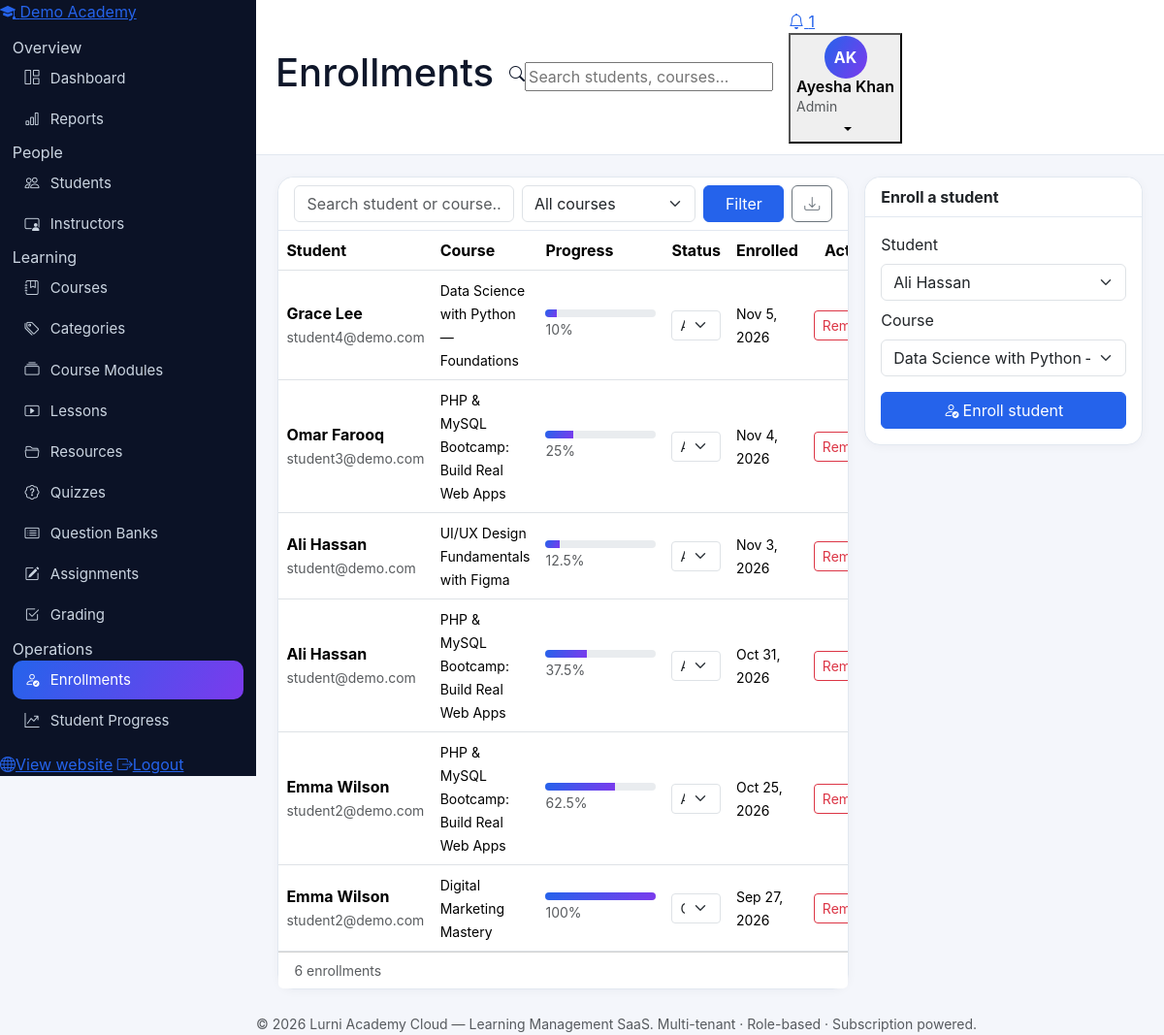
The app's page /admin/enrollments.php (signed in) with its own data.
### tables this page shows
CREATE TABLE tenants (
  id INT UNSIGNED AUTO_INCREMENT PRIMARY KEY,
  name VARCHAR(160) NOT NULL,
  slug VARCHAR(160) NOT NULL UNIQUE,
  org_type ENUM('academy','school','university','training_center','individual') NOT NULL DEFAULT 'academy',
  email VARCHAR(190) NULL,
  phone VARCHAR(40) NULL,
  website VARCHAR(190) NULL,
  country VARCHAR(80) NULL,
  logo VARCHAR(255) NULL,
  status ENUM('active','suspended','cancelled') NOT NULL DEFAULT 'active',
  created_at DATETIME NOT NULL DEFAULT CURRENT_TIMESTAMP,
  updated_at DATETIME NOT NULL DEFAULT CURRENT_TIMESTAMP ON UPDATE CURRENT_TIMESTAMP
);

CREATE TABLE enrollments (
  id INT UNSIGNED AUTO_INCREMENT PRIMARY KEY,
  tenant_id INT UNSIGNED NOT NULL,
  student_id INT UNSIGNED NOT NULL,
  course_id INT UNSIGNED NOT NULL,
  progress_percent DECIMAL(5,2) NOT NULL DEFAULT 0,
  status ENUM('active','completed','cancelled','pending') NOT NULL DEFAULT 'active',
  source VARCHAR(30) NOT NULL DEFAULT 'self',
  enrolled_at DATETIME NOT NULL DEFAULT CURRENT_TIMESTAMP,
  completed_at DATETIME NULL,
  last_accessed_at DATETIME NULL,
  UNIQUE KEY uq_enroll (student_id, course_id),
  INDEX idx_enroll_tenant (tenant_id),
  CONSTRAINT fk_enroll_tenant FOREIGN KEY (tenant_id) REFERENCES tenants(id) ON DELETE CASCADE,
  CONSTRAINT fk_enroll_student FOREIGN KEY (student_id) REFERENCES students(id) ON DELETE CASCADE,
  CONSTRAINT fk_enroll_course FOREIGN KEY (course_id) REFERENCES courses(id) ON DELETE CASCADE
);

CREATE TABLE users (
  id INT UNSIGNED AUTO_INCREMENT PRIMARY KEY,
  tenant_id INT UNSIGNED NULL,
  name VARCHAR(120) NOT NULL,
  email VARCHAR(190) NOT NULL UNIQUE,
  password_hash VARCHAR(255) NOT NULL,
  role ENUM('super_admin','admin','instructor','student') NOT NULL DEFAULT 'student',
  status ENUM('active','pending','suspended') NOT NULL DEFAULT 'active',
  avatar VARCHAR(255) NULL,
  phone VARCHAR(40) NULL,
  email_verified_at DATETIME NULL,
  verification_token VARCHAR(120) NULL,
  activation_token VARCHAR(120) NULL,
  two_factor_secret VARCHAR(120) NULL,
  remember_token VARCHAR(64) NULL,
  failed_attempts TINYINT UNSIGNED NOT NULL DEFAULT 0,
  locked_until DATETIME NULL,
  last_login_at DATETIME NULL,
  created_at DATETIME NOT NULL DEFAULT CURRENT_TIMESTAMP,
  updated_at DATETIME NOT NULL DEFAULT CURRENT_TIMESTAMP ON UPDATE CURRENT_TIMESTAMP,
  INDEX idx_users_tenant (tenant_id),
  INDEX idx_users_role (role),
  CONSTRAINT fk_users_tenant FOREIGN KEY (tenant_id) REFERENCES tenants(id) ON DELETE CASCADE
);

CREATE TABLE courses (
  id INT UNSIGNED AUTO_INCREMENT PRIMARY KEY,
  tenant_id INT UNSIGNED NOT NULL,
  instructor_id INT UNSIGNED NULL,
  category_id INT UNSIGNED NULL,
  title VARCHAR(190) NOT NULL,
  slug VARCHAR(190) NOT NULL,
  subtitle VARCHAR(255) NULL,
  description TEXT NULL,
  objectives TEXT NULL,
  requirements TEXT NULL,
  thumbnail VARCHAR(255) NULL,
  level ENUM('beginner','intermediate','advanced','all_levels') NOT NULL DEFAULT 'beginner',
  price DECIMAL(10,2) NOT NULL DEFAULT 0,
  old_price DECIMAL(10,2) NULL,
  language VARCHAR(60) NOT NULL DEFAULT 'English',
  rating DECIMAL(3,2) NOT NULL DEFAULT 0,
  status ENUM('draft','published','archived') NOT NULL DEFAULT 'draft',
  approval_status ENUM('pending','approved','rejected') NOT NULL DEFAULT 'approved',
  visibility ENUM('public','unlisted','private') NOT NULL DEFAULT 'public',
  is_featured TINYINT(1) NOT NULL DEFAULT 0,
  duration_minutes INT UNSIGNED NOT NULL DEFAULT 0,
  created_at DATETIME NOT NULL DEFAULT CURRENT_TIMESTAMP,
  updated_at DATETIME NOT NULL DEFAULT CURRENT_TIMESTAMP ON UPDATE CURRENT_TIMESTAMP,
  UNIQUE KEY uq_course_tenant_slug (tenant_id, slug),
  INDEX idx_course_tenant_status (tenant_id, status),
  CONSTRAINT fk_course_tenant FOREIGN KEY (tenant_id) REFERENCES tenants(id) ON DELETE CASCADE,
  CONSTRAINT fk_course_instructor FOREIGN KEY (instructor_id) REFERENCES instructors(id) ON DELETE SET NULL,
  CONSTRAINT fk_course_category FOREIGN KEY (category_id) REFERENCES categories(id) ON DELETE SET NULL
);

### includes/functions.php (called while the page is built, shortened)
<?php
function e(?string $v): string { return htmlspecialchars($v ?? '', ENT_QUOTES, 'UTF-8'); }
function getp(string $key, string $default = ''): string { return trim((string)($_GET[$key] ?? $default)); }
function current_user(): ?array { return $_SESSION['user'] ?? null; }
function paginate(int $total, int $perPage = 10): array {
    $page = max(1, (int)($_GET['page'] ?? 1));
    $pages = max(1, (int)ceil($total / $perPage));
    return ['page' => $page, 'pages' => $pages, 'offset' => ($page - 1) * $perPage, 'per' => $perPage];
}

### includes/auth.php (called while the page is built, shortened)
<?php
require_once __DIR__ . '/functions.php';
function role_home(string $role): string {
    return match ($role) {
        'super_admin' => '/super-admin/index.php',
        'admin'       => '/admin/dashboard.php',
        'instructor'  => '/instructor/dashboard.php',
        'student'     => '/student/dashboard.php',
        default       => '/index.php',
    };
}

### admin/enrollments.php (the view, shortened to what this page needs)
<?php
require_once __DIR__ . '/../includes/auth.php';
$pdo = db(); check_tenant_active($pdo);
$tid = require_tenant();
$pageTitle = 'Enrollments'; $active = 'enrollments';
$q = getp('q'); $courseF = (int)($_GET['course_id'] ?? 0);
$where = ['en.tenant_id=?']; $args = [$tid];
$s = $pdo->prepare('SELECT COUNT(*) FROM enrollments en JOIN students st ON st.id=en.student_id JOIN users u ON u.id=st.user_id JOIN courses c ON c.id=en.course_id WHERE ' . implode(' AND ', $where));
$s->execute($args); $total = (int)$s->fetchColumn();
$pg = paginate($total, 12);
$s = $pdo->prepare("SELECT en.*, u.name AS student_name, u.email, c.title AS course_title FROM enrollments en
    JOIN students st ON st.id=en.student_id JOIN users u ON u.id=st.user_id JOIN courses c ON c.id=en.course_id
    WHERE " . implode(' AND ', $where) . " ORDER BY en.enrolled_at DESC LIMIT {$pg['per']} OFFSET {$pg['offset']}");
$s->execute($args); $rows = $s->fetchAll();
$students = $pdo->prepare('SELECT st.id, u.name FROM students st JOIN users u ON u.id=st.user_id WHERE st.tenant_id=? ORDER BY u.name');
$students->execute([$tid]); $students = $students->fetchAll();
$courses = $pdo->prepare('SELECT id, title FROM courses WHERE tenant_id=? ORDER BY title');
$courses->execute([$tid]); $courses = $courses->fetchAll();
require __DIR__ . '/../includes/header.php';
?>
<div class="row g-3">
  <div class="col-xl-8"><div class="card">
    <div class="card-header bg-white"><form class="row g-2" method="get">
      <div class="col-md-5"><input class="form-control" name="q" value="<?= e($q) ?>" placeholder="Search student or course…"></div>
      <div class="col-md-4"><select class="form-select" name="course_id"><option value="">All courses</option>
        <?php foreach ($courses as $c): ?><option value="<?= (int)$c['id'] ?>" <?= $courseF === (int)$c['id'] ? 'selected' : '' ?>><?= e($c['title']) ?></option><?php endforeach; ?></select></div>
      <div class="col-md-3 d-flex gap-2"><button class="btn btn-primary flex-grow-1">Filter</button>
      <a class="btn btn-outline-secondary" href="?export=csv&q=<?= e($q) ?>&course_id=<?= $courseF ?>"><i class="bi bi-download"></i></a></div>
    </form></div>
    <div class="table-responsive"><table class="table table-hover align-middle mb-0">
      <thead><tr><th>Student</th><th>Course</th><th>Progress</th><th>Status</th><th>Enrolled</th><th class="text-end">Actions</th></tr></thead><tbody>
      <?php foreach ($rows as $r): ?>
      <tr><td><strong><?= e($r['student_name']) ?></strong><br><small class="text-muted"><?= e($r['email']) ?></small></td>
        <td><small><?= e($r['course_title']) ?></small></td>
        <td style="min-width:130px"><div class="progress progress-slim"><div class="progress-bar" style="width:<?= (float)$r['progress_percent'] ?>%"></div></div><small class="text-muted"><?= (float)$r['progress_percent'] ?>%</small></td>
        <td><form method="post" class="d-inline"><?= csrf_field() ?><input type="hidden" name="action" value="status"><input type="hidden" name="id" value="<?= (int)$r['id'] ?>">
          <select class="form-select form-select-sm" name="status" onchange="this.form.submit()"><?php foreach (['active', 'completed', 'cancelled'] as $st): ?><option value="<?= $st ?>" <?= $r['status'] === $st ? 'selected' : '' ?>><?= ucfirst($st) ?></option><?php endforeach; ?></select></form></td>
        <td><small><?= e(date('M j, Y', strtotime($r['enrolled_at']))) ?></small></td>
        <td class="text-end"><form method="post" class="d-inline" onsubmit="return confirm('Remove this enrollment?')"><button class="btn btn-sm btn-outline-danger">Remove</button></form></td></tr>
      <?php endforeach; ?>
      </tbody></table></div>
    <div class="card-footer bg-white d-flex justify-content-between"><small class="text-muted"><?= $total ?> enrollments</small><?= pagination_html($pg, '?' . http_build_query(['q' => $q, 'course_id' => $courseF])) ?></div>
  </div></div>
  <div class="col-xl-4"><div class="card"><div class="card-header bg-white fw-bold">Enroll a student</div><div class="card-body">
    <form method="post"><?= csrf_field() ?><input type="hidden" name="action" value="enroll">
      <div class="mb-2"><label class="form-label">Student</label><select class="form-select" name="student_id" required>
        <?php foreach ($students as $st): ?><option value="<?= (int)$st['id'] ?>"><?= e($st['name']) ?></option><?php endforeach; ?></select></div>
      <div class="mb-3"><label class="form-label">Course</label><select class="form-select" name="course_id" required>
        <?php foreach ($courses as $c): ?><option value="<?= (int)$c['id'] ?>"><?= e($c['title']) ?></option><?php endforeach; ?></select></div>
      <button class="btn btn-primary w-100"><i class="bi bi-person-check me-1"></i>Enroll student</button>
    </form></div></div></div>
</div>
<?php require __DIR__ . '/../includes/footer.php'; ?>

### includes/sidebar.php (shortened to what this page needs)
<?php
$u = current_user();
$role = $u['role'] ?? 'student';
$active = $active ?? '';
$tenantName = $tenantName ?? APP_NAME;
$items = $menus[$role] ?? $menus['student'];
?>
<aside class="sidebar" id="appSidebar">
  <a class="sidebar-brand" href="<?= e(role_home($role)) ?>">
    <span class="brand-mark"><i class="bi bi-mortarboard-fill"></i></span>
    <span class="brand-text"><?= e($tenantName) ?></span>
  </a>
  <nav class="sidebar-nav">
    <?php foreach ($items as $item): ?>
      <?php if (isset($item['section'])): ?>
        <div class="nav-section"><?= e($item['section']) ?></div>
      <?php else: ?>
        <a class="nav-link-app <?= $active === $item['key'] ? 'active' : '' ?>" href="<?= e($item['href']) ?>">
          <i class="bi <?= e($item['icon']) ?>"></i><span><?= e($item['label']) ?></span>
        </a>
      <?php endif; ?>
    <?php endforeach; ?>
  </nav>
  <div class="sidebar-foot">
    <a class="nav-link-app" href="/index.php"><i class="bi bi-globe"></i><span>View website</span></a>
    <a class="nav-link-app" href="/auth/logout.php"><i class="bi bi-box-arrow-right"></i><span>Logout</span></a>
  </div>
</aside>

### assets/css/style.css (style rules this page uses)
:root { --blue:#2563eb; --blue-dark:#1d4ed8; --violet:#7c3aed; --violet-soft:#ede9fe; --ink:#0f172a; --muted:#64748b; --line:#e2e8f0; --bg:#f4f6fb; --card:#ffffff; --grad:linear-gradient(120deg,#2563eb 0%,#7c3aed 100%); --grad-soft:linear-gradient(135deg,#dbeafe 0%,#ede9fe 55%,#ffffff 100%); }
body { background:var(--bg);color:var(--ink);font-family:'Inter',system-ui,-apple-system,'Segoe UI',Roboto,sans-serif; }
a { color:var(--blue); }
.btn-primary { background:var(--blue);border-color:var(--blue); }
.sidebar { width:264px;background:#0b1226;color:#cbd5e1;display:flex;flex-direction:column;position:sticky;top:0;height:100vh;flex-shrink:0;z-index:60; }
.sidebar nav { padding:.8rem;overflow-y:auto;flex:1; }
.sidebar nav a { display:flex;align-items:center;gap:.7rem;color:#cbd5e1;text-decoration:none;padding:.55rem .8rem;border-radius:10px;font-size:.94rem;margin-bottom:2px; }
.sidebar nav a.active { background:var(--grad);color:#fff; }
.card { border:1px solid var(--line);border-radius:16px;box-shadow:0 2px 10px rgba(15,23,42,.04); }
.card-header { border-bottom:1px solid var(--line);border-radius:16px 16px 0 0 !important; }
.progress-slim { height:8px;border-radius:99px; }
.progress-bar { background:var(--grad); }

### records on screen
tenants: name "Demo Academy"
enrollments: users.name "Grace Lee", users.email "student4@demo.com", course.title "Data Science with Python — Foundations", progress_percent "10", status "Active", enrolled_at "Nov 5, 2026"
enrollments: users.name "Omar Farooq", users.email "student3@demo.com", course.title "PHP & MySQL Bootcamp: Build Real Web Apps", progress_percent "25", status "Active", enrolled_at "Nov 4, 2026"
enrollments: users.name "Ali Hassan", users.email "student@demo.com", course.title "UI/UX Design Fundamentals with Figma", progress_percent "12.5", status "Active", enrolled_at "Nov 3, 2026"
enrollments: users.name "Ali Hassan", users.email "student@demo.com", course.title "PHP & MySQL Bootcamp: Build Real Web Apps", progress_percent "37.5", status "Active", enrolled_at "Oct 31, 2026"
enrollments: users.name "Emma Wilson", users.email "student2@demo.com", course.title "PHP & MySQL Bootcamp: Build Real Web Apps", progress_percent "62.5", status "Active", enrolled_at "Oct 25, 2026"
enrollments: users.name "Emma Wilson", users.email "student2@demo.com", course.title "Digital Marketing Mastery", progress_percent "100", status "Completed", enrolled_at "Sep 27, 2026"

### other values on screen
$item['section'] "Overview"
$item['label'] "Dashboard"
$item['label'] "Reports"
$item['section'] "People"
$item['label'] "Students"
$item['label'] "Instructors"
$item['section'] "Learning"
$item['label'] "Courses"
$item['label'] "Categories"
$item['label'] "Course Modules"
$item['label'] "Lessons"
$item['label'] "Resources"
$item['label'] "Quizzes"
$item['label'] "Question Banks"
$item['label'] "Assignments"
